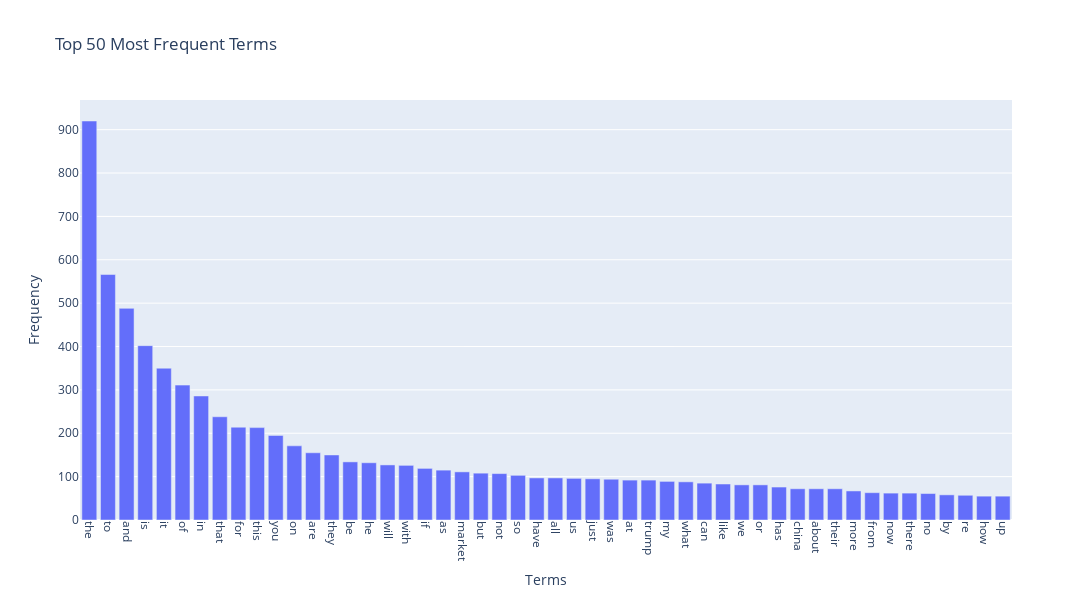

Write notebook code for a chart like this one.
### Code cell
# 設定 最小出現次數 ex:只保留至少出現 1000 次的詞：
import numpy as np
import pandas as pd
import plotly.express as px

K = 50  # 顯示前 50 高頻詞

# 計算詞頻（整個語料庫）
term_freq = np.asarray(newdataset_count.sum(axis=0)).ravel()
vocab = count_vect.get_feature_names_out()

# 取最高頻的前 K 個詞
top_idx = term_freq.argsort()[::-1][:K]
df = pd.DataFrame({"term": vocab[top_idx], "freq": term_freq[top_idx]})

# 畫垂直長條圖
fig = px.bar(df, x="term", y="freq",
             title=f"Top {K} Most Frequent Terms")

fig.update_layout(
    xaxis_title="Terms",
    yaxis_title="Frequency",
    xaxis_tickangle=90,   # x 軸標籤旋轉 90 度
    bargap=0.2,
    height=600, width=1200
)

fig.show()

### Figure 1 — Plotly figure (JSON) as saved in the notebook; plotly's stock layout.template omitted (floating-point values rounded to 4 significant figures)
{"data": [{"hovertemplate": "term=%{x}<br>freq=%{y}<extra></extra>", "legendgroup": "", "marker": {"color": "#636efa", "pattern": {"shape": ""}}, "name": "", "orientation": "v", "showlegend": false, "textposition": "auto", "type": "bar", "x": ["the", "to", "and", "is", "it", "of", "in", "that", "for", "this", "you", "on", "are", "they", "be", "he", "will", "with", "if", "as", "market", "but", "not", "so", "have", "all", "us", "just", "was", "at", "trump", "my", "what", "can", "like", "we", "or", "has", "china", "about", "their", "more", "from", "now", "there", "no", "by", "re", "how", "up"], "xaxis": "x", "y": [920, 566, 488, 402, 350, 311, 286, 238, 214, 213, 195, 171, 155, 150, 134, 132, 127, 126, 119, 115, 111, 108, 107, 103, 97, 97, 96, 95, 94, 92, 92, 89, 88, 85, 83, 81, 81, 76, 72, 72, 72, 67, 63, 62, 62, 61, 58, 57, 55, 55], "yaxis": "y"}], "layout": {"bargap": 0.2, "barmode": "relative", "height": 600, "legend": {"tracegroupgap": 0}, "title": {"text": "Top 50 Most Frequent Terms"}, "width": 1200, "xaxis": {"anchor": "y", "domain": [0, 1], "tickangle": 90, "title": {"text": "Terms"}}, "yaxis": {"anchor": "x", "domain": [0, 1], "title": {"text": "Frequency"}}}}
